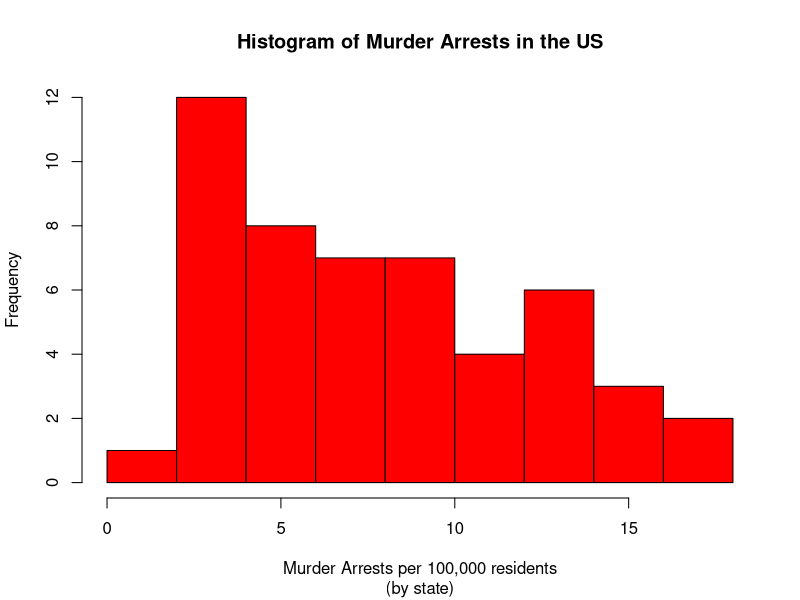
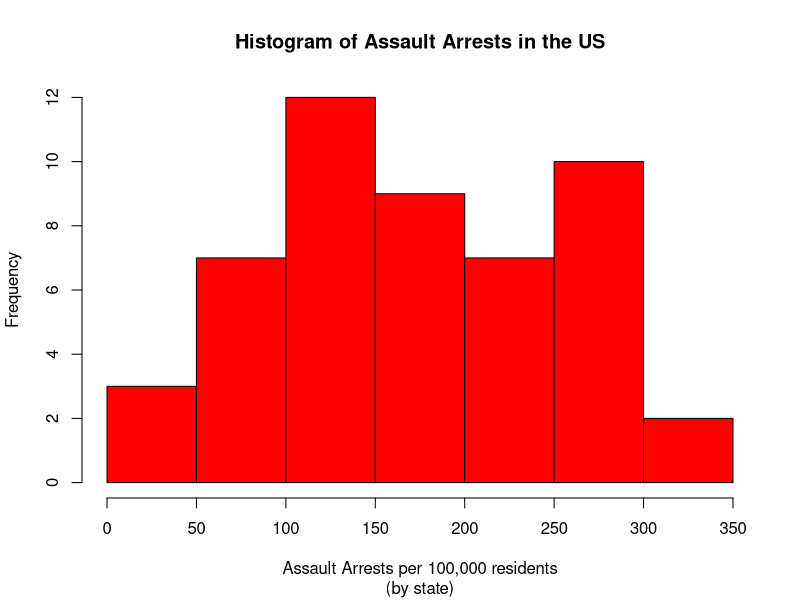
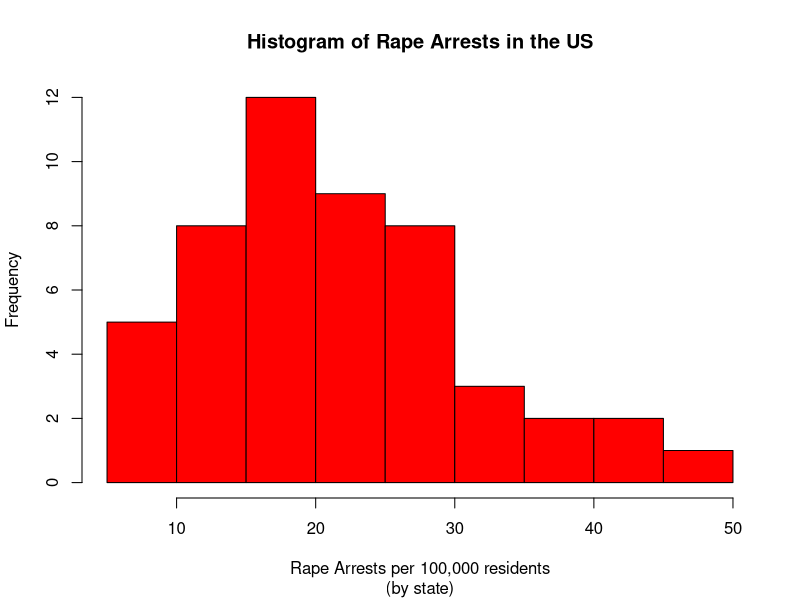
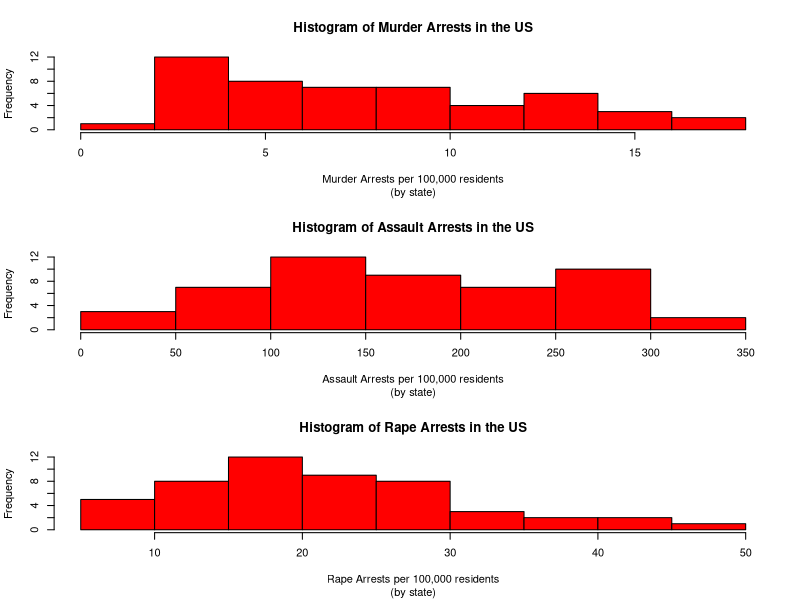

Reproduce these figures in R, in order.
## ---- chunk 1
library(datasets)
## ---- chunk 2
dat <- USArrests
## ---- chunk 3
names(dat)
## ---- chunk 4
hist(dat$Murder, col = 'red', ylab = 'Frequency', xlab = 'Murder Arrests per 100,000 residents', main = 'Histogram of Murder Arrests in the US', sub = '(by state)')
## ---- chunk 5
summary(dat$Murder)
## ---- chunk 6
hist(dat$Assault, col = 'red', ylab = 'Frequency', xlab = 'Assault Arrests per 100,000 residents', main = 'Histogram of Assault Arrests in the US', sub = '(by state)')
summary(dat$Assault)
hist(dat$Rape, col = 'red', ylab = 'Frequency', xlab = 'Rape Arrests per 100,000 residents', main = 'Histogram of Rape Arrests in the US', sub = '(by state)')
summary(dat$Rape)
par(mfrow=c(3,1))
hist(dat$Murder, col = 'red', ylab = 'Frequency', xlab = 'Murder Arrests per 100,000 residents', main = 'Histogram of Murder Arrests in the US', sub = '(by state)')
hist(dat$Assault, col = 'red', ylab = 'Frequency', xlab = 'Assault Arrests per 100,000 residents', main = 'Histogram of Assault Arrests in the US', sub = '(by state)')
summary(dat$Assault)
hist(dat$Rape, col = 'red', ylab = 'Frequency', xlab = 'Rape Arrests per 100,000 residents', main = 'Histogram of Rape Arrests in the US', sub = '(by state)')
